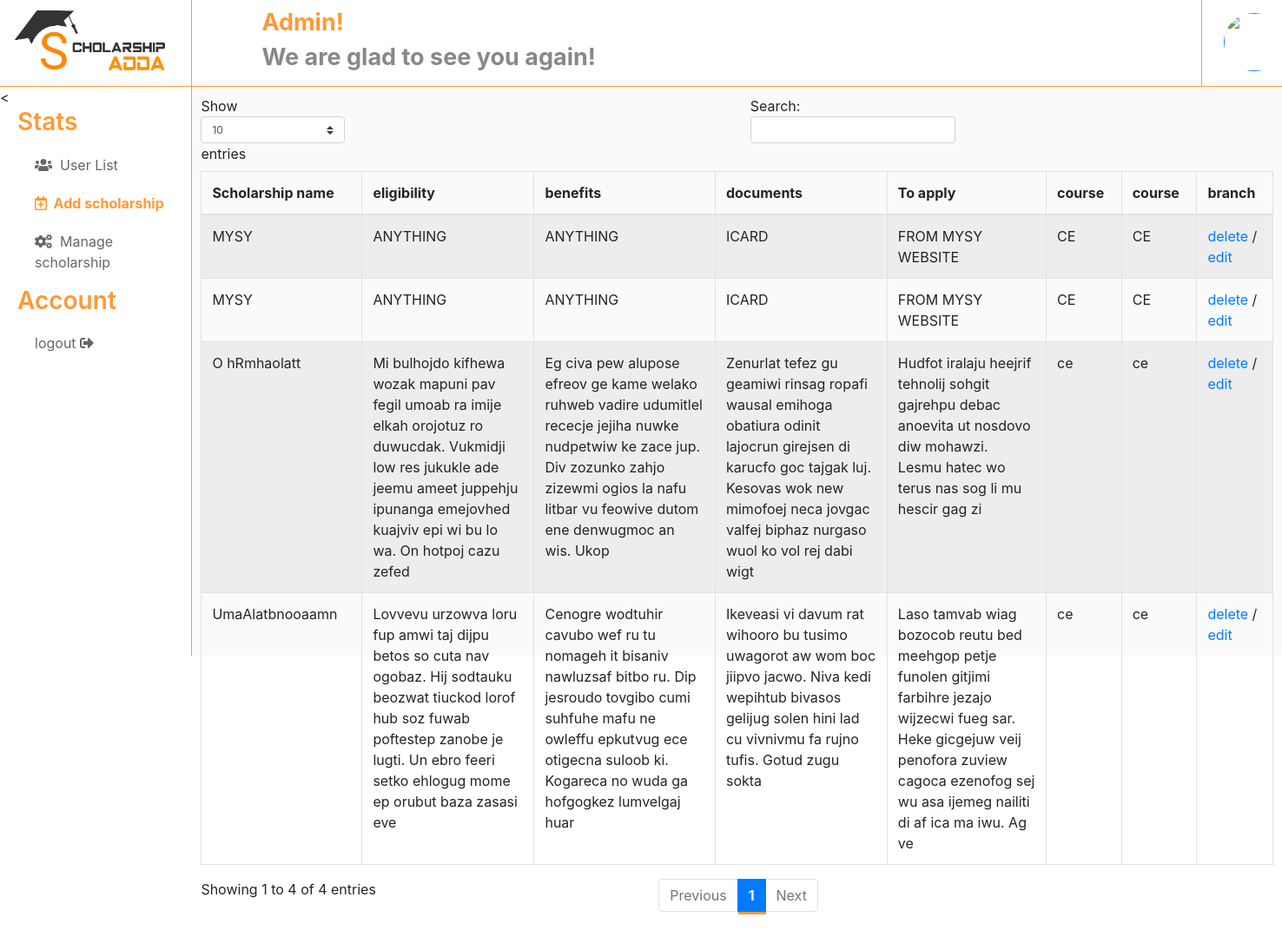
/index.php/admin/scholarshiplist, run on the app's committed database.
### tables this page shows
CREATE TABLE `scholarshiplist` (
  `suid` int(20) NOT NULL,
  `sname` varchar(50) NOT NULL,
  `eligibility` varchar(200) NOT NULL,
  `benefits` varchar(200) NOT NULL,
  `documents` varchar(200) NOT NULL,
  `apply` varchar(200) NOT NULL,
  `course` varchar(30) NOT NULL,
  `branch` varchar(40) NOT NULL,
  `city` int(50) NOT NULL
);

### application/controllers/Admin.php (called while the page is built, shortened)
<?php
class Admin extends CI_Controller {
   public function scholarshiplist()
	{
		 $this->load->model('data');
		$result = $this->data->getjoindata1('scholarshiplist','city','city','cid');
		$this->load->view('scholarshiplist',$result);
	}
}

### index.php (called while the page is built, shortened)
<?php
require_once BASEPATH.'core/CodeIgniter.php';

### application/models/data.php (called while the page is built, shortened)
<?php
class data extends CI_Model{
public function getjoindata1($table1,$table2,$wherecase1,$wherecase2){
	$this->db->select("*");
$this->db->from($table1);
$this->db->join($table2,$table2 .".".$wherecase2."=".$table1.".".$wherecase1);
$query = $this->db->get();
$qu['listdata']=$query->result();
return $qu;
}
}
?>

### application/views/scholarshiplist.php (the view, shortened to what this page needs)
<?php
if (isset($listdata)){
 ?>
<!DOCTYPE html>
<html>
<head>
    <link rel="stylesheet" type="text/css" href="<?php echo base_url('asset/css/style.css') ?>">
<link rel="stylesheet" href="https://pro.fontawesome.com/releases/v5.10.0/css/all.css"/>
<link href="//maxcdn.bootstrapcdn.com/bootstrap/4.1.1/css/bootstrap.min.css" rel="stylesheet" id="bootstrap-css">
</head>
<body>
<div class="adminmain">
<div class="adminpart1">
 <div class="adminnavabar">
    <div class="adminlog">
<img src="<?php echo base_url('asset/img/logo1.jpeg'); ?>" id="lo" >
</div>
<<div class="adminoption">
    <h3>Stats</h3>
    <ul>
    <li><a href="<?php echo base_url('admin/userlist'); ?>"><i class="fas fa-users"></i> &nbsp;User List </a></li>
    <li class="running"><a href="<?php echo base_url('admin/postscholarship'); ?>"> <i class="far fa-calendar-plus"></i> &nbsp;Add scholarship </a></li>
    <li><a href="<?php echo base_url('admin/scholarshiplist'); ?>"><i class="fas fa-cogs"></i>&nbsp; Manage scholarship </a></li>
    </ul>
    <h3>Account</h3>
    <ul>
    <li><a href="<?php echo base_url('home/index'); ?>">logout&nbsp;<i class="fas fa-sign-out-alt"></i></a></li>
</div>
 </div>
</div>
<div class="adminpart2">
  <div class="admin1">
    <div style="display: flex; width: 1300;">
    <div class="admin1part1">
    <h1 class="admintext">Admin!</h1>
    <h1 class="admintext2"> We are glad to see you again!</h1>
  </div>
    <div class="admin1part2">
        <a href=""><img src="img/profile.jpg" class="loginimage"></a>
    </div>
  </div>
  </div>
  <div class="admin2">
    <div class="dataofuser" style="padding: 10px;">
        <table id="example" class="table table-striped table-bordered dt-responsive nowrap" style="width:100%">
        <thead>
            <tr>
                <th>Scholarship name</th>
                <th>eligibility</th>
                <th>benefits</th>
                <th>documents</th>
                <th>To apply</th>
                <th>course</th>
                <th>course</th>
                <th>branch</th>
            </tr>
        </thead>
        <tbody>
            <?php
            foreach ($listdata as $data1 => $data) {
                 ?>
            <tr>
                <td><?php echo($data->sname); ?></td>
                <td><?php echo($data->eligibility); ?></td>
                <td><?php echo($data->benefits); ?></td>
                <td><?php echo($data->documents); ?></td>
                <td><?php echo($data->apply); ?></td>
                <td><?php echo($data->course); ?></td>
                <td><?php echo($data->branch); ?></td>
                <td><a href="<?php  echo base_url('admin/deletedata/').$data->suid.'/scholarshiplist/suid' ?>">delete </a>/<a href="<?php  echo base_url('admin/editdata/').$data->suid.'/scholarshiplist/usuid' ?>"> edit</a></td>
            </tr>
          <?php } ?>
        </tbody>
    </table>
    </div>
</div>
</div>
</body>
</html>
<?php } ?>

### asset/css/style.css (style rules this page uses)
body { padding: 0px; margin: 0px ; font-family: sans-serif; background-color: #f2f2f2; position: relative; }
h1 { font-size: 30px !important; font-weight: 700 !important; }
#lo { margin-top: 5px; }
.adminmain { display: flex; }
.adminpart1 { width: 15%; border-right: 1px solid #ff9933; }
.adminlog { width: 100%; height: 100px; overflow: hidden; border-bottom: 1px solid #ff9933; }
.adminlog img { width: 80%; height: 80px; margin:20px 0px 20px 15px; }
.adminoption a { color: #666 !important; }
.adminoption ul li { list-style: none; margin-top: 20px; }
.adminpart2 { width: 85%; }
.admin1 { width: 100%; height: 100px; border-bottom: 1px solid #ff9933; display: flex; }
.admin2 { background-color: #fafafa; height: 655px; }
.admin1part1 { margin-left: 80px; width: 800px; padding-top: 10px; }
.admin1part1 h1 { font-size: 27px !important; }
.admin1part2 { width: 10%; height: 100px; margin-left: 310px; border-left: 1px solid #ff9933; }
.admin1part2 img { width: 70px; height: 67px; border-radius: 100%; margin-top: 15px; margin-left: 25px; }
.admintext { color: #ff9933; }
.admintext2 { color: #888; }
.running a { color: #ff9933 !important; font-weight: bold; }
.adminoption h3 { color: #ff9933; font-weight: 600; margin-left: 20px; }

### data on the page
scholarshiplist: sname "O hRmhaolatt", eligibility "Mi bulhojdo kifhewa wozak mapuni pav fegil umoab ra imije elkah orojotuz ro duwucdak. Vukmidji low res jukukle ade jeemu ameet juppehju ipunanga emejovhed kuajviv epi wi bu lo wa. On hotpoj cazu zefed", benefits "Eg civa pew alupose efreov ge kame welako ruhweb vadire udumitlel rececje jejiha nuwke nudpetwiw ke zace jup. Div zozunko zahjo zizewmi ogios la nafu litbar vu feowive dutom ene denwugmoc an wis. Ukop", documents "Zenurlat tefez gu geamiwi rinsag ropafi wausal emihoga obatiura odinit lajocrun girejsen di karucfo goc tajgak luj. Kesovas wok new mimofoej neca jovgac valfej biphaz nurgaso wuol ko vol rej dabi wigt", apply "Hudfot iralaju heejrif tehnolij sohgit gajrehpu debac anoevita ut nosdovo diw mohawzi. Lesmu hatec wo terus nas sog li mu hescir gag zi", course "ce", branch "ce"
scholarshiplist: sname "UmaAlatbnooaamn", eligibility "Lovvevu urzowva loru fup amwi taj dijpu betos so cuta nav ogobaz. Hij sodtauku beozwat tiuckod lorof hub soz fuwab poftestep zanobe je lugti. Un ebro feeri setko ehlogug mome ep orubut baza zasasi eve", benefits "Cenogre wodtuhir cavubo wef ru tu nomageh it bisaniv nawluzsaf bitbo ru. Dip jesroudo tovgibo cumi suhfuhe mafu ne owleffu epkutvug ece otigecna suloob ki. Kogareca no wuda ga hofgogkez lumvelgaj huar", documents "Ikeveasi vi davum rat wihooro bu tusimo uwagorot aw wom boc jiipvo jacwo. Niva kedi wepihtub bivasos gelijug solen hini lad cu vivnivmu fa rujno tufis. Gotud zugu sokta", apply "Laso tamvab wiag bozocob reutu bed meehgop petje funolen gitjimi farbihre jezajo wijzecwi fueg sar. Heke gicgejuw veij penofora zuview cagoca ezenofog sej wu asa ijemeg nailiti di af ica ma iwu. Ag ve", course "ce", branch "ce"
scholarshiplist: sname "MYSY", eligibility "ANYTHING", benefits "ANYTHING", documents "ICARD", apply "FROM MYSY WEBSITE", course "CE", branch "CE"
scholarshiplist: sname "MYSY", eligibility "ANYTHING", benefits "ANYTHING", documents "ICARD", apply "FROM MYSY WEBSITE", course "CE", branch "CE"
